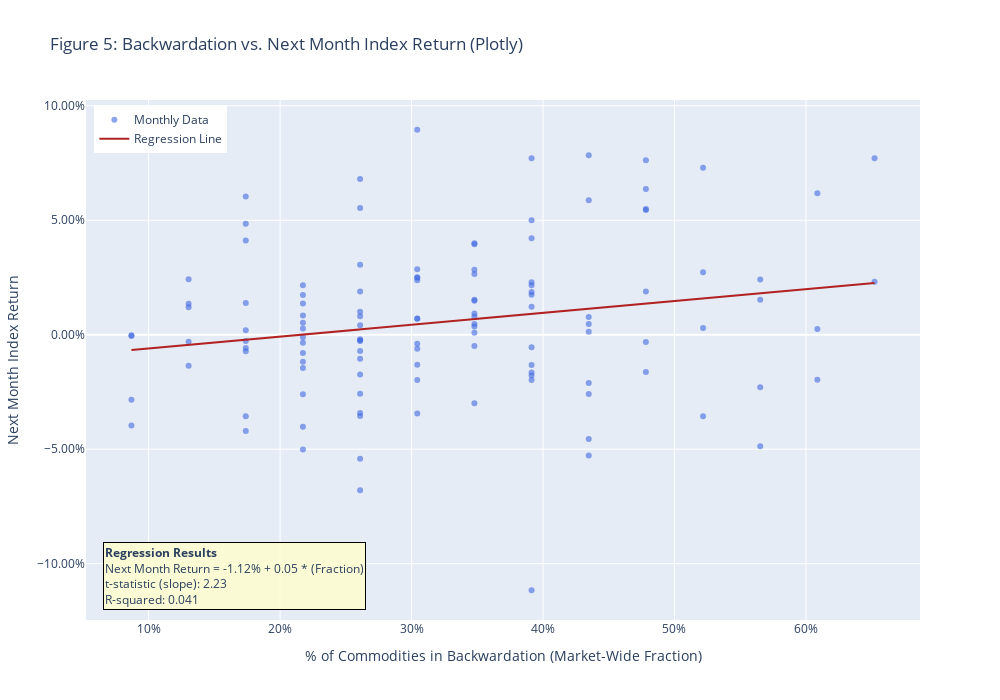

Source (notebook cell):
### Code cell
import pandas as pd
import numpy as np
import statsmodels.api as sm
import plotly.graph_objects as go

# --- START: Complete and working code for Figure 5 ---

print("--- Preparing Data for Figure 5 using statsmodels ---")

# 1. Combine the two series into a single DataFrame.
# This is the crucial step that aligns the data by the date index.
next_month_futures_returns = ew_futures_returns.shift(-1)
fig5_data = pd.DataFrame({
    'fraction_in_backwardation': backwardation_fraction,
    'next_month_index_return': next_month_futures_returns
})

# 2. Drop any rows where either value is missing.
fig5_data.dropna(inplace=True)


# 3. **CRUCIAL FIX**: Check if we have enough data to run a regression.
# A regression requires at least two data points. This prevents all previous errors.
if len(fig5_data) < 2:
    print("\n--- ERROR ---")
    print("Cannot create Figure 5. After aligning the two data series, there are fewer than 2 overlapping data points.")
    print("This is likely due to a mismatch in the date ranges of your source data.")
    print(f"Number of data points available: {len(fig5_data)}")

else:
    print(f"Successfully created a dataset with {len(fig5_data)} overlapping monthly data points.")

    # 4. Prepare variables for statsmodels.
    # y is the dependent variable (what we're trying to predict).
    # X is the independent variable (the predictor).
    y = fig5_data['next_month_index_return']
    X_series = fig5_data['fraction_in_backwardation']
    
    # --- FIX for ValueError: Ensure data is numeric ---
    # Convert to numeric, coercing errors will turn non-numeric values into NaN
    y = pd.to_numeric(y, errors='coerce')
    X_series = pd.to_numeric(X_series, errors='coerce')

    # Drop NaN values from both series to keep them aligned
    combined = pd.concat([y, X_series], axis=1).dropna()
    y = combined['next_month_index_return']
    X_series = combined['fraction_in_backwardation']
    # --- End of Fix ---

    # Unlike other libraries, statsmodels requires you to explicitly add a constant
    # to the independent variable to calculate the intercept (y = mx + c).
    X = sm.add_constant(X_series)

    # 5. Fit the Ordinary Least Squares (OLS) regression model.
    model = sm.OLS(y, X).fit()

    # 6. Print the detailed regression summary.
    # This is the main advantage of statsmodels - it provides a rich, publication-quality output.
    print("\n--- OLS Regression Results ---")
    print(model.summary())
    
    # 7. Create the Plotly plot.
    fig = go.Figure()
    
    # Add the scatter plot for the monthly data
    fig.add_trace(go.Scatter(
        x=fig5_data['fraction_in_backwardation'],
        y=fig5_data['next_month_index_return'],
        mode='markers',
        name='Monthly Data',
        marker=dict(color='royalblue', opacity=0.6),
        hovertemplate='Fraction: %{x:.2%}<br>Return: %{y:.2%}<extra></extra>'
    ))
    
    # Add the regression line
    fig.add_trace(go.Scatter(
        x=fig5_data['fraction_in_backwardation'],
        y=model.predict(X),
        mode='lines',
        name='Regression Line',
        line=dict(color='firebrick', width=2)
    ))

    # 8. Extract statistics for annotation
    intercept = model.params['const']
    slope = model.params['fraction_in_backwardation']
    r_squared = model.rsquared
    t_slope = model.tvalues['fraction_in_backwardation']
    
    annotation_text = (
        f"<b>Regression Results</b><br>"
        f"Next Month Return = {intercept:.2%} + {slope:.2f} * (Fraction)<br>"
        f"t-statistic (slope): {t_slope:.2f}<br>"
        f"R-squared: {r_squared:.3f}"
    )
    
    # 9. Update layout and add annotation
    fig.update_layout(
        title='Figure 5: Backwardation vs. Next Month Index Return (Plotly)',
        xaxis_title='% of Commodities in Backwardation (Market-Wide Fraction)',
        yaxis_title='Next Month Index Return',
        xaxis=dict(tickformat=".0%"),
        yaxis=dict(tickformat=".2%"),
        legend=dict(x=0.01, y=0.99, yanchor="top", xanchor="left"),
        width=1000,
        height=700,
        annotations=[
            go.layout.Annotation(
                text=annotation_text,
                align='left',
                showarrow=False,
                xref='paper',
                yref='paper',
                x=0.02,
                y=0.02,
                bordercolor="black",
                borderwidth=1,
                bgcolor="rgba(255, 255, 204, 0.8)"
            )
        ]
    )

    fig.show()

# --- END OF CODE BLOCK ---

### Figure 1 — Plotly figure (JSON) as saved in the notebook; plotly's stock layout.template omitted (floating-point values rounded to 4 significant figures)
{"data": [{"hovertemplate": "Fraction: %{x:.2%}<br>Return: %{y:.2%}<extra></extra>", "marker": {"color": "royalblue", "opacity": 0.6}, "mode": "markers", "name": "Monthly Data", "type": "scatter", "x": [0.2609, 0.4348, 0.3043, 0.2609, 0.3478, 0.2609, 0.3043, 0.4348, 0.1304, 0.2609, 0.2174, 0.1739, 0.08696, 0.1739, 0.1739, 0.08696, 0.3478, 0.3478, 0.3043, 0.3043, 0.2174, 0.2174, 0.2174, 0.2174, 0.2174, 0.2174, 0.1304, 0.1739, 0.2609, 0.3043, 0.2174, 0.3043, 0.1739, 0.2609, 0.1304, 0.2174, 0.3043, 0.2609, 0.1304, 0.3043, 0.1739, 0.3913, 0.2609, 0.2174, 0.2609, 0.2609, 0.2174, 0.2174, 0.1739, 0.08696, 0.2609, 0.2609, 0.2609, 0.3043, 0.08696, 0.2609, 0.1304, 0.1739, 0.3478, 0.2174, 0.2609, 0.3913, 0.3478, 0.4348, 0.3043, 0.1739, 0.2609, 0.2174, 0.1739, 0.3913, 0.2609, 0.3913, 0.4783, 0.3913, 0.3043, 0.3913, 0.3043, 0.3913, 0.3913, 0.3913, 0.3478, 0.4348, 0.3913, 0.4783, 0.4783, 0.4783, 0.6087, 0.6087, 0.5652, 0.6522, 0.5652, 0.6087, 0.5652, 0.5217, 0.3478, 0.3478, 0.3913, 0.4348, 0.5217, 0.5217, 0.5217, 0.6522, 0.4783, 0.3913, 0.2609, 0.4348, 0.4348, 0.3478, 0.3478, 0.3913, 0.3478, 0.3913, 0.4783, 0.5652, 0.4783, 0.4348, 0.4348, 0.3478, 0.3478], "y": [0.03058, -0.05277, 0.02497, -0.01737, 0.02652, -0.06791, -0.01979, -0.02104, 0.01357, -0.05422, -0.01185, -0.04203, -0.02838, 0.0412, 0.06041, -0.0002534, 0.03948, -0.02987, -0.03435, 0.0238, 0.005216, -0.003552, 0.002695, 0.01369, -0.007946, -0.02601, -0.01351, 0.001976, 0.004161, 0.02859, -0.01455, -0.006107, 0.01381, -0.002775, -0.003108, 0.01737, -0.003895, -0.02581, 0.02427, 0.006997, -0.0356, -0.0178, -0.03555, 0.008404, -0.001993, -0.01044, -0.04023, 0.02159, -0.002758, -0.0005947, -0.007128, -0.002421, 0.01006, -0.01315, -0.03969, 0.01886, 0.01206, -0.005816, 0.03996, -0.05016, -0.03423, -0.1116, 0.0008363, 0.07836, 0.02498, 0.04849, 0.05535, -0.001076, -0.00716, 0.07705, 0.06807, 0.01751, 0.06364, -0.01317, 0.08954, 0.01225, 0.00706, 0.0216, -0.005412, 0.01867, 0.02838, -0.04552, 0.05003, 0.07616, 0.05449, 0.05487, 0.06177, 0.002476, -0.04867, 0.02318, 0.01523, -0.01969, 0.02413, 0.02731, 0.004685, -0.004933, -0.01655, 0.004642, 0.002921, -0.03561, 0.07296, 0.07711, -0.003215, -0.01977, 0.008036, 0.001266, -0.02588, 0.01488, 0.003578, 0.04211, 0.01523, 0.02288, -0.01626, -0.02299, 0.01893, 0.05878, 0.007793, 0.007995, 0.009265]}, {"line": {"color": "firebrick", "width": 2}, "mode": "lines", "name": "Regression Line", "type": "scatter", "x": [0.2609, 0.4348, 0.3043, 0.2609, 0.3478, 0.2609, 0.3043, 0.4348, 0.1304, 0.2609, 0.2174, 0.1739, 0.08696, 0.1739, 0.1739, 0.08696, 0.3478, 0.3478, 0.3043, 0.3043, 0.2174, 0.2174, 0.2174, 0.2174, 0.2174, 0.2174, 0.1304, 0.1739, 0.2609, 0.3043, 0.2174, 0.3043, 0.1739, 0.2609, 0.1304, 0.2174, 0.3043, 0.2609, 0.1304, 0.3043, 0.1739, 0.3913, 0.2609, 0.2174, 0.2609, 0.2609, 0.2174, 0.2174, 0.1739, 0.08696, 0.2609, 0.2609, 0.2609, 0.3043, 0.08696, 0.2609, 0.1304, 0.1739, 0.3478, 0.2174, 0.2609, 0.3913, 0.3478, 0.4348, 0.3043, 0.1739, 0.2609, 0.2174, 0.1739, 0.3913, 0.2609, 0.3913, 0.4783, 0.3913, 0.3043, 0.3913, 0.3043, 0.3913, 0.3913, 0.3913, 0.3478, 0.4348, 0.3913, 0.4783, 0.4783, 0.4783, 0.6087, 0.6087, 0.5652, 0.6522, 0.5652, 0.6087, 0.5652, 0.5217, 0.3478, 0.3478, 0.3913, 0.4348, 0.5217, 0.5217, 0.5217, 0.6522, 0.4783, 0.3913, 0.2609, 0.4348, 0.4348, 0.3478, 0.3478, 0.3913, 0.3478, 0.3913, 0.4783, 0.5652, 0.4783, 0.4348, 0.4348, 0.3478, 0.3478], "y": [0.00233, 0.01134, 0.004582, 0.00233, 0.006834, 0.00233, 0.004582, 0.01134, -0.004426, 0.00233, 7.793e-05, -0.002174, -0.006678, -0.002174, -0.002174, -0.006678, 0.006834, 0.006834, 0.004582, 0.004582, 7.793e-05, 7.793e-05, 7.793e-05, 7.793e-05, 7.793e-05, 7.793e-05, -0.004426, -0.002174, 0.00233, 0.004582, 7.793e-05, 0.004582, -0.002174, 0.00233, -0.004426, 7.793e-05, 0.004582, 0.00233, -0.004426, 0.004582, -0.002174, 0.009085, 0.00233, 7.793e-05, 0.00233, 0.00233, 7.793e-05, 7.793e-05, -0.002174, -0.006678, 0.00233, 0.00233, 0.00233, 0.004582, -0.006678, 0.00233, -0.004426, -0.002174, 0.006834, 7.793e-05, 0.00233, 0.009085, 0.006834, 0.01134, 0.004582, -0.002174, 0.00233, 7.793e-05, -0.002174, 0.009085, 0.00233, 0.009085, 0.01359, 0.009085, 0.004582, 0.009085, 0.004582, 0.009085, 0.009085, 0.009085, 0.006834, 0.01134, 0.009085, 0.01359, 0.01359, 0.01359, 0.02034, 0.02034, 0.01809, 0.0226, 0.01809, 0.02034, 0.01809, 0.01584, 0.006834, 0.006834, 0.009085, 0.01134, 0.01584, 0.01584, 0.01584, 0.0226, 0.01359, 0.009085, 0.00233, 0.01134, 0.01134, 0.006834, 0.006834, 0.009085, 0.006834, 0.009085, 0.01359, 0.01809, 0.01359, 0.01134, 0.01134, 0.006834, 0.006834]}], "layout": {"annotations": [{"align": "left", "bgcolor": "rgba(255, 255, 204, 0.8)", "bordercolor": "black", "borderwidth": 1, "showarrow": false, "text": "<b>Regression Results</b><br>Next Month Return = -1.12% + 0.05 * (Fraction)<br>t-statistic (slope): 2.23<br>R-squared: 0.041", "x": 0.02, "xref": "paper", "y": 0.02, "yref": "paper"}], "height": 700, "legend": {"x": 0.01, "xanchor": "left", "y": 0.99, "yanchor": "top"}, "title": {"text": "Figure 5: Backwardation vs. Next Month Index Return (Plotly)"}, "width": 1000, "xaxis": {"tickformat": ".0%", "title": {"text": "% of Commodities in Backwardation (Market-Wide Fraction)"}}, "yaxis": {"tickformat": ".2%", "title": {"text": "Next Month Index Return"}}}}
